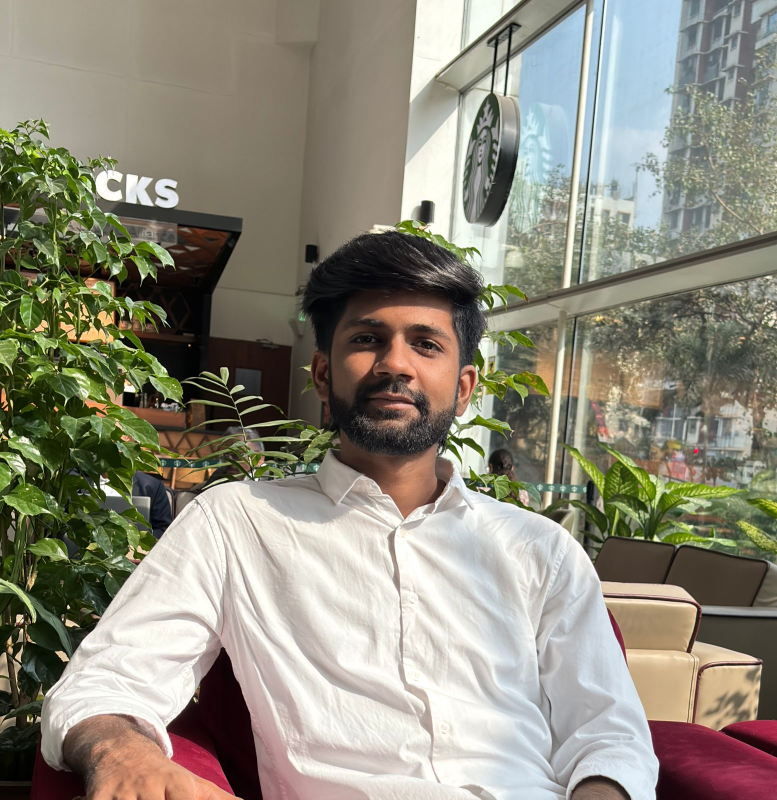
#> input picture samples/Adil_Real.jpeg, 1554 x 1600 px (shown at 1/2 size)
$ python -i preprocessing.py   (imports and definitions only)
#> lines starting #> are read from the running program, lines starting #| are printed output that depends on the picture
### backend/config.py
import os
from pathlib import Path

# Base Directory of deepguard
BASE_DIR = Path(__file__).resolve().parent.parent

# Paths
MODEL_PATH = BASE_DIR.parent / "DeepFake-Detection-main" / "Models" / "model.h5"
ALT_MODEL_PATH = BASE_DIR.parent / "DeepFake-Detection-main" / "Models" / "xception_deepfake_image.h5"

UPLOADS_DIR = BASE_DIR / "uploads"
OUTPUTS_DIR = BASE_DIR / "outputs"
HEATMAPS_DIR = OUTPUTS_DIR / "heatmaps"
LANDMARKS_DIR = OUTPUTS_DIR / "landmarks"
REPORTS_DIR = OUTPUTS_DIR / "reports"
SAMPLES_DIR = BASE_DIR / "samples"
FRONTEND_DIR = BASE_DIR / "frontend"

# Ensure directories exist
for d in [UPLOADS_DIR, OUTPUTS_DIR, HEATMAPS_DIR, LANDMARKS_DIR, REPORTS_DIR, SAMPLES_DIR]:
    d.mkdir(parents=True, exist_ok=True)
#> in load_and_preprocess_image, original_bgr is the input picture: shape (1600, 1554, 3); mean B, G, R 123.9, 138.6, 142.6


# Image settings
IMAGE_SIZE = (224, 224)
ALLOWED_EXTENSIONS = {'.jpg', '.jpeg', '.png', '.webp', '.bmp'}
PREDICTION_THRESHOLD = 0.5

### backend/preprocessing.py
import cv2
import numpy as np
from PIL import Image
from backend.config import IMAGE_SIZE

def make_square(img_bgr):
    """
    Pads an image with border padding to make it square without distorting aspect ratio.
    """
    h, w = img_bgr.shape[:2]
#> h = 1600; w = 1554
    if h == w:
        return img_bgr

    max_dim = max(h, w)
#> max_dim = 1600
    top = (max_dim - h) // 2
#> top = 0
    bottom = max_dim - h - top
#> bottom = 0
    left = (max_dim - w) // 2
#> left = 23
    right = max_dim - w - left
#> right = 23

    # Black border padding
    square_img = cv2.copyMakeBorder(img_bgr, top, bottom, left, right, cv2.BORDER_CONSTANT, value=[0, 0, 0])
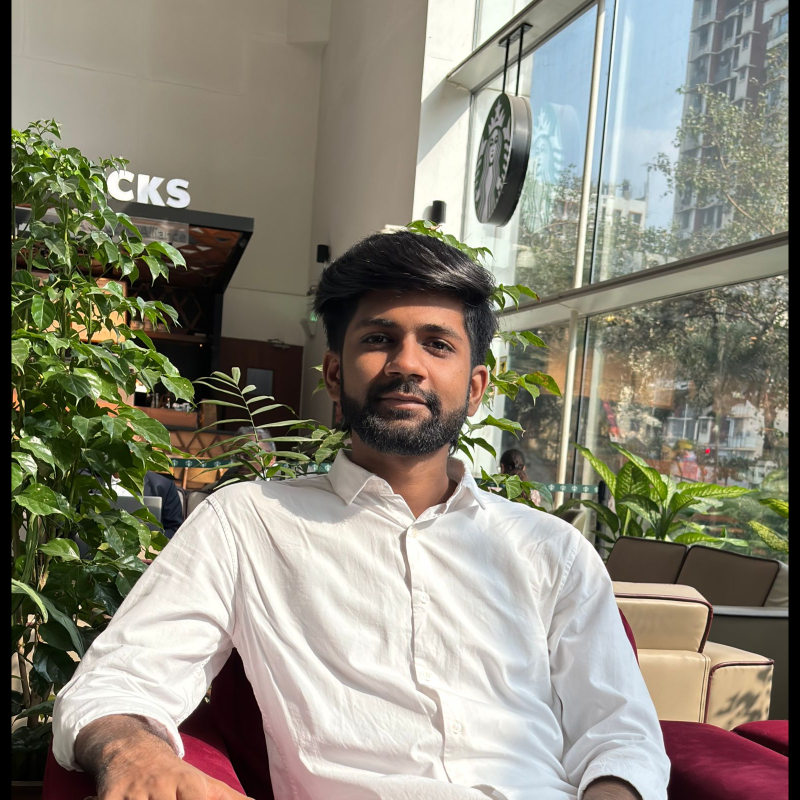
#> square_img: shape (1600, 1600, 3) (shown at 1/2 size); mean B, G, R 120.3, 134.6, 138.5
    return square_img


def load_and_preprocess_image(image_path):
    """
    Loads an image from file path and preprocesses it for model inference.
    Convert to RGB -> square letterbox -> resize (224, 224) -> scale to [0, 1].
    Returns:
        input_tensor: numpy array of shape (1, 224, 224, 3)
        original_bgr: original BGR image
        square_bgr: square padded BGR image
    """
    original_bgr = cv2.imread(str(image_path))
    if original_bgr is None:
        pil_img = Image.open(str(image_path)).convert('RGB')
        original_bgr = cv2.cvtColor(np.array(pil_img), cv2.COLOR_RGB2BGR)

    square_bgr = make_square(original_bgr)

    # Convert BGR to RGB for deep learning model input
    square_rgb = cv2.cvtColor(square_bgr, cv2.COLOR_BGR2RGB)
    resized_rgb = cv2.resize(square_rgb, IMAGE_SIZE)
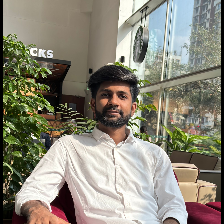
#> resized_rgb: shape (224, 224, 3); mean R, G, B 138.7, 134.8, 120.4
    normalized_image = resized_rgb.astype(np.float32) / 255.0
    input_tensor = np.expand_dims(normalized_image, axis=0)

    return input_tensor, original_bgr, square_bgr

>>> result = load_and_preprocess_image('../samples/Adil_Real.jpeg')

$ run again, on samples/Adil_frame.png
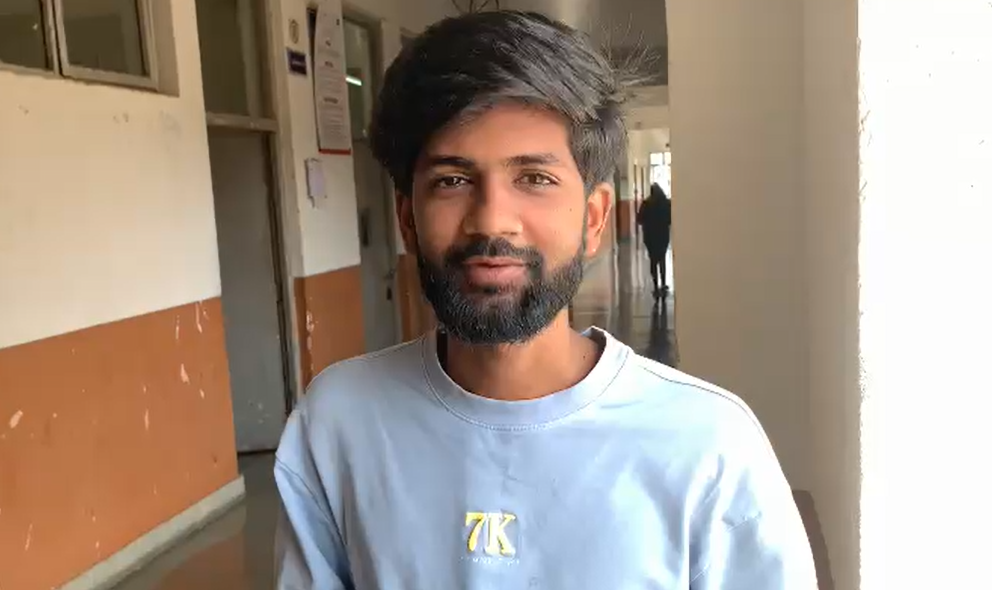
#> input picture samples/Adil_frame.png, 992 x 590 px
#> in load_and_preprocess_image, original_bgr is the input picture: shape (590, 992, 3); mean B, G, R 136.2, 148.9, 163.9
#> in make_square, `square_img = cv2.copyMakeBorder(img_bgr, top, bottom, left, right, cv2..`:
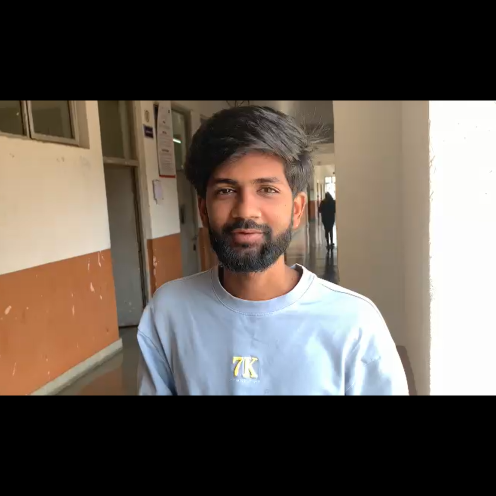
#> square_img: shape (992, 992, 3) (shown at 1/2 size); mean B, G, R 81, 88.6, 97.5
#> in load_and_preprocess_image, `resized_rgb = cv2.resize(square_rgb, IMAGE_SIZE)`:
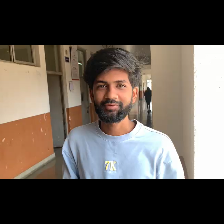
#> resized_rgb: shape (224, 224, 3); mean R, G, B 98, 89, 81.4

$ run again, on samples/Elon_Real.jpg
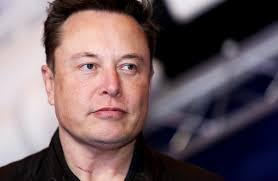
#> input picture samples/Elon_Real.jpg, 278 x 181 px
#> in load_and_preprocess_image, original_bgr is the input picture: shape (181, 278, 3); mean B, G, R 97.7, 93.2, 111.1
#> in make_square, `square_img = cv2.copyMakeBorder(img_bgr, top, bottom, left, right, cv2..`:
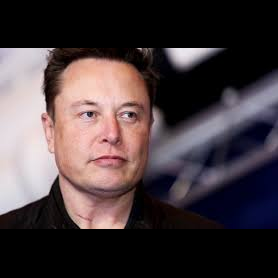
#> square_img: shape (278, 278, 3); mean B, G, R 63.6, 60.7, 72.3
